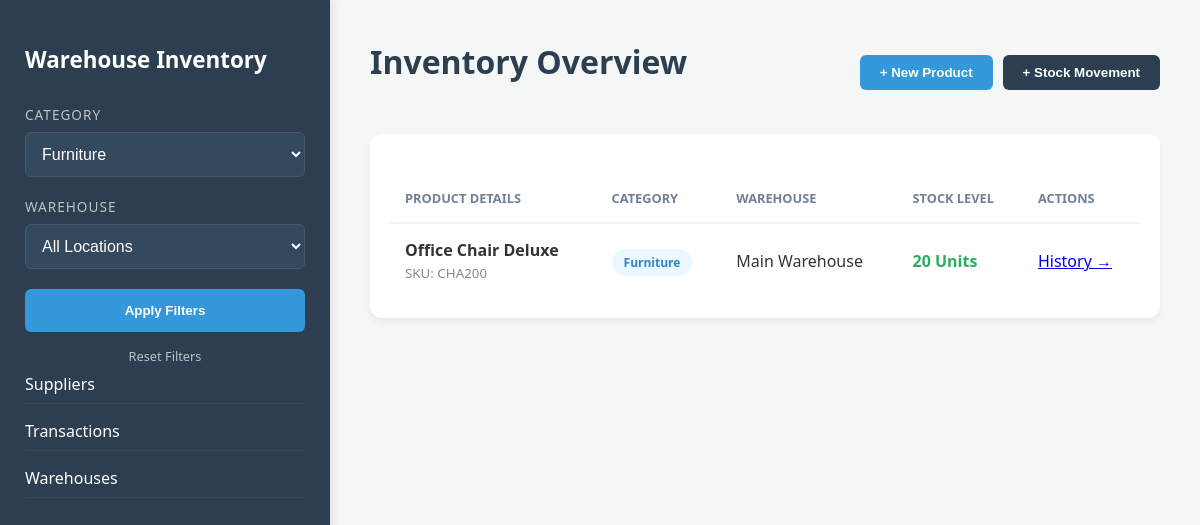
Screenshot of /index.php?category=2 with the database file from the repository.
### tables this page shows
CREATE TABLE `inventory` (
  `inventory_id` int(11) NOT NULL,
  `product_id` int(11) NOT NULL,
  `warehouse_id` int(11) NOT NULL,
  `quantity` int(11) DEFAULT 0,
  `last_updated` timestamp NOT NULL DEFAULT current_timestamp() ON UPDATE current_timestamp()
);

CREATE TABLE `products` (
  `product_id` int(11) NOT NULL,
  `name` varchar(150) NOT NULL,
  `sku` varchar(50) NOT NULL,
  `category_id` int(11) DEFAULT NULL,
  `supplier_id` int(11) DEFAULT NULL,
  `price` decimal(10,2) DEFAULT NULL,
  `description` text DEFAULT NULL
);

CREATE TABLE `categories` (
  `category_id` int(11) NOT NULL,
  `name` varchar(100) NOT NULL,
  `description` text DEFAULT NULL
);

CREATE TABLE `warehouses` (
  `warehouse_id` int(11) NOT NULL,
  `name` varchar(100) NOT NULL,
  `location` varchar(255) DEFAULT NULL
);

### index.php (the view, shortened to what this page needs)
<?php
require 'db.php';
$cat_filter = $_GET['category'] ?? '';
$wh_filter = $_GET['warehouse'] ?? '';
$query = "SELECT p.product_id, p.name AS product_name, p.sku, c.name AS category_name,
                 s.name AS supplier_name, w.name AS warehouse_name, i.quantity
          FROM inventory i
          JOIN products p ON i.product_id = p.product_id
          JOIN categories c ON p.category_id = c.category_id
          JOIN suppliers s ON p.supplier_id = s.supplier_id
          JOIN warehouses w ON i.warehouse_id = w.warehouse_id
          WHERE 1=1";
$params = [];
if ($cat_filter) { $query .= " AND c.category_id = ?"; $params[] = $cat_filter; }
$stmt = $pdo->prepare($query);
$stmt->execute($params);
$inventory_items = $stmt->fetchAll();
$categories = $pdo->query("SELECT * FROM categories")->fetchAll();
?>
<!DOCTYPE html>
<html lang="en">
<head>
    <link rel="stylesheet" href="style.css">
</head>
<body>
    <aside class="sidebar">
    <h2>Warehouse Inventory</h2>
    <form method="GET">
        <div class="filter-group">
            <label>Category</label>
            <select name="category">
                <?php foreach($categories as $cat): ?>
                    <option value="<?= $cat['category_id'] ?>" <?= $cat_filter == $cat['category_id'] ? 'selected' : '' ?>>
                        <?= htmlspecialchars($cat['name']) ?>
                    </option>
                <?php endforeach; ?>
            </select>
        </div>
        <div class="filter-group">
            <label>Warehouse</label>
            <select name="warehouse">
                <option value="">All Locations</option>
            </select>
        </div>
        <button type="submit">Apply Filters</button>
        <a href="index.php" style="display:block; text-align:center; color:#bdc3c7; margin-top:15px; text-decoration:none; font-size:0.8rem;">Reset Filters</a>
    </form>
    <div class="sidebar-tabs" style="margin-bottom: 20px; display: flex; flex-direction: column; gap: 8px;">
        <a href="suppliers.php" style="color: white; text-decoration: none; padding: 8px 0; border-bottom: 1px solid #34495e;">Suppliers</a>
        <a href="transactions.php" style="color: white; text-decoration: none; padding: 8px 0; border-bottom: 1px solid #34495e;">Transactions</a>
        <a href="warehouses.php" style="color: white; text-decoration: none; padding: 8px 0; border-bottom: 1px solid #34495e;">Warehouses</a>
    </div>
</aside>
    <main class="main-content">
        <header style="display: flex; justify-content: space-between; align-items: center; margin-bottom: 30px;">
            <h1>Inventory Overview</h1>
            <div style="display: flex; gap: 10px;">
                <button onclick="document.getElementById('prodModal').style.display='flex'" style="width:auto; padding: 10px 20px;">+ New Product</button>
                <button onclick="document.getElementById('transModal').style.display='flex'" style="width:auto; padding: 10px 20px; background: var(--primary);">+ Stock Movement</button>
            </div>
        </header>
        <div class="card">
            <table>
                <thead>
                    <tr>
                        <th>Product Details</th>
                        <th>Category</th>
                        <th>Warehouse</th>
                        <th>Stock Level</th>
                        <th>Actions</th>
                    </tr>
                </thead>
                <tbody>
                    <?php if($inventory_items): foreach($inventory_items as $item): ?>
                    <tr>
                        <td>
                            <strong><?= htmlspecialchars($item['product_name']) ?></strong><br>
                            <small style="color: #888;">SKU: <?= htmlspecialchars($item['sku']) ?></small>
                        </td>
                        <td><span class="badge badge-cat"><?= htmlspecialchars($item['category_name']) ?></span></td>
                        <td> <?= htmlspecialchars($item['warehouse_name']) ?></td>
                        <td>
                            <strong style="color: <?= $item['quantity'] < 10 ? 'var(--danger)' : 'var(--success)' ?>;">
                                <?= $item['quantity'] ?> Units
                            </strong>
                        </td>
                        <td>
                            <a href="?product_history=<?= $item['product_id'] ?>&category=<?= $cat_filter ?>&warehouse=<?= $wh_filter ?>" class="text-link">History →</a>
                        </td>
                    </tr>
                    <?php endforeach; else: ?>
                    <tr><td colspan="5" style="text-align:center; padding:50px;">No inventory found. Try changing filters or adding a transaction.</td></tr>
                    <?php endif; ?>
                </tbody>
            </table>
        </div>
    </main>
</body>
</html>

### style.css (style rules this page uses)
:root { --primary: #2c3e50; --accent: #3498db; --success: #27ae60; --danger: #e74c3c; --bg: #f4f7f6; --text: #333; }
body { font-family: 'Segoe UI', Tahoma, Geneva, Verdana, sans-serif; background-color: var(--bg); color: var(--text); margin: 0; display: flex; }
.sidebar { width: 280px; background: var(--primary); color: white; height: 100vh; padding: 25px; position: fixed; box-shadow: 2px 0 10px rgba(0,0,0,0.1); }
.sidebar h2 { font-size: 1.4rem; margin-bottom: 30px; display: flex; align-items: center; gap: 10px; }
.filter-group { margin-bottom: 20px; }
label { display: block; margin-bottom: 8px; font-size: 0.85rem; color: #bdc3c7; text-transform: uppercase; letter-spacing: 1px; }
select { width: 100%; padding: 12px; border-radius: 6px; border: 1px solid #455a64; background: #34495e; color: white; font-size: 1rem; }
button { width: 100%; padding: 14px; background: var(--accent); border: none; color: white; border-radius: 6px; cursor: pointer; font-weight: 600; transition: background 0.3s; }
.main-content { margin-left: 330px; padding: 40px; flex-grow: 1; }
h1 { color: var(--primary); margin-top: 0; }
.card { background: white; padding: 20px; border-radius: 12px; box-shadow: 0 4px 6px rgba(0,0,0,0.05); }
table { width: 100%; border-collapse: collapse; margin-top: 20px; }
th { text-align: left; padding: 15px; border-bottom: 2px solid #edf2f7; color: #718096; font-size: 0.8rem; text-transform: uppercase; }
td { padding: 15px; border-bottom: 1px solid #edf2f7; vertical-align: middle; }
tr:last-child td { border-bottom: none; }
.badge { padding: 5px 12px; border-radius: 20px; font-size: 0.75rem; font-weight: 600; }
.badge-cat { background: #ebf8ff; color: #3182ce; }

### rows the page displays
inventory: product.name "Office Chair Deluxe", product.sku "CHA200", categories.name "Furniture", warehouse.name "Main Warehouse", quantity "20"

### other values shown
form field category "Furniture"
